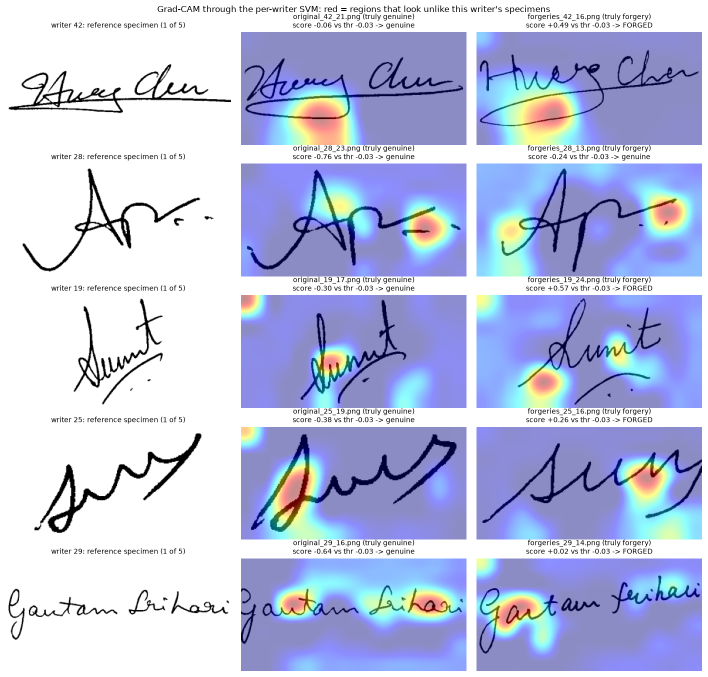
#> input picture runs/writerid_fold0/gradcam_verifier.png, 1415 x 1353 px (shown at 1/2 size)
$ python -i preprocess.py   (imports and definitions only)   (older library calls are emulated)
#> lines starting #> are read from the running program, lines starting #| are printed output that depends on the picture; after the words box and inside, x2 and y2 are one past the last pixel; in counts of white or black regions, pixels touching at a corner belong together
"""
Preprocessing for CEDAR signature forgery detection.

Two parts:
  1. canonicalise()  - removes scanner differences between the two classes.
     In CEDAR, genuine signatures are grayscale scans on grey paper (~240) with
     light ink, forgeries are RGB scans on white paper (~253) with dark ink.
     Left alone, a CNN learns "grey paper = genuine" instead of anything about
     the strokes. So we segment the ink with Otsu, drop specks, crop to the
     signature, paint the background pure white and level the ink intensities.
  2. The four-stage DIP pipeline from DIP_CaseStudy.ipynb
     (contrast stretch -> median -> high-boost -> Sobel), applied to the
     canonical image. Stages 2, 3 and 4 are stacked as the 3 input channels
     of the CNN.
"""
import cv2
import numpy as np

OUT_H, OUT_W = 192, 384          # signatures are ~2:1 wide


# ---------------------------------------------------------------- canonicalise

def ink_mask(gray, min_area=12):
    """Otsu threshold (ink = dark), then drop connected components smaller than min_area px."""
#> called with min_area = 12
    blur = cv2.GaussianBlur(gray, (3, 3), 0)
    _, mask = cv2.threshold(blur, 0, 255, cv2.THRESH_BINARY_INV + cv2.THRESH_OTSU)
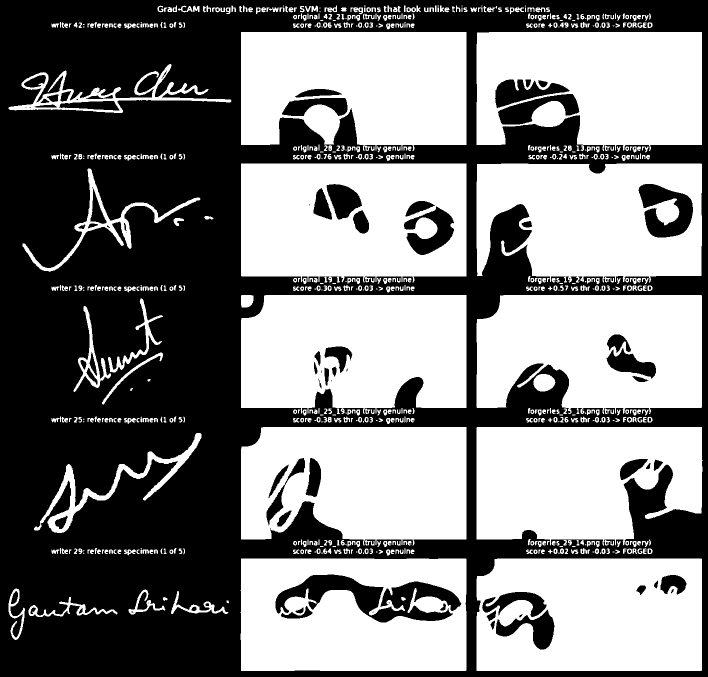
#> mask: shape (1353, 1415) (shown at 1/2 size); 50.1% white; 280 black regions (208 under 20 px), largest, box (x1, y1, x2, y2) and area: (0, 0, 1415, 1353) 879569, (551, 1149, 923, 1245) 15322, (1277, 368, 1386, 475) 6771
    n, labels, stats, _ = cv2.connectedComponentsWithStats(mask, connectivity=8)
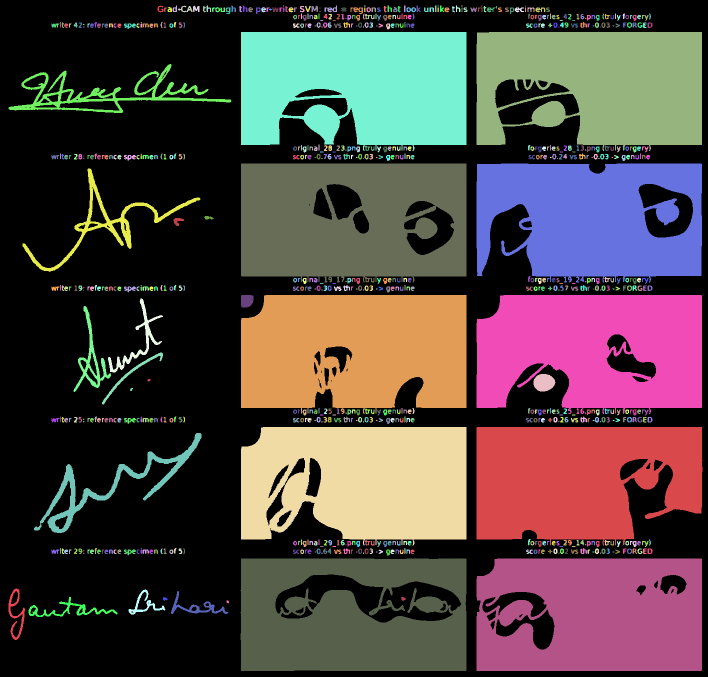
#> labels: shape (1353, 1415) int32 (shown at 1/2 size); 751 distinct labels, from 0 to 750; one colour per label, 0 black
#> n = 751; stats = 751 rows, first 6: [0, 0, 1415, 1353, 955633], [315, 11, 12, 14, 82], [345, 11, 9, 13, 71], [356, 11, 29, 14, 154], [386, 11, 13, 13, 115], [413, 11, 9, 13, 64]
    keep = np.zeros(n, bool)
    keep[1:] = stats[1:, cv2.CC_STAT_AREA] >= min_area
    return keep[labels]
#> returned value: shape (1353, 1415) bool; 50.1% white; 280 black regions (208 under 20 px), largest, box (x1, y1, x2, y2) and area: (0, 0, 1415, 1353) 879964, (551, 1149, 923, 1245) 15322, (1277, 368, 1386, 475) 6771


def canonicalise(gray, binarize=False, margin=8):
    """Return a white-background, cropped, ink-levelled grayscale image (not yet resized)."""
    mask = ink_mask(gray)
    if not mask.any():
        return np.full_like(gray, 255)

    ys, xs = np.where(mask)
    y0, y1 = max(ys.min() - margin, 0), min(ys.max() + margin + 1, gray.shape[0])
#> y0 = 3; y1 = 1350
    x0, x1 = max(xs.min() - margin, 0), min(xs.max() + margin + 1, gray.shape[1])
#> x0 = 9; x1 = 1413
    g, m = gray[y0:y1, x0:x1], mask[y0:y1, x0:x1]
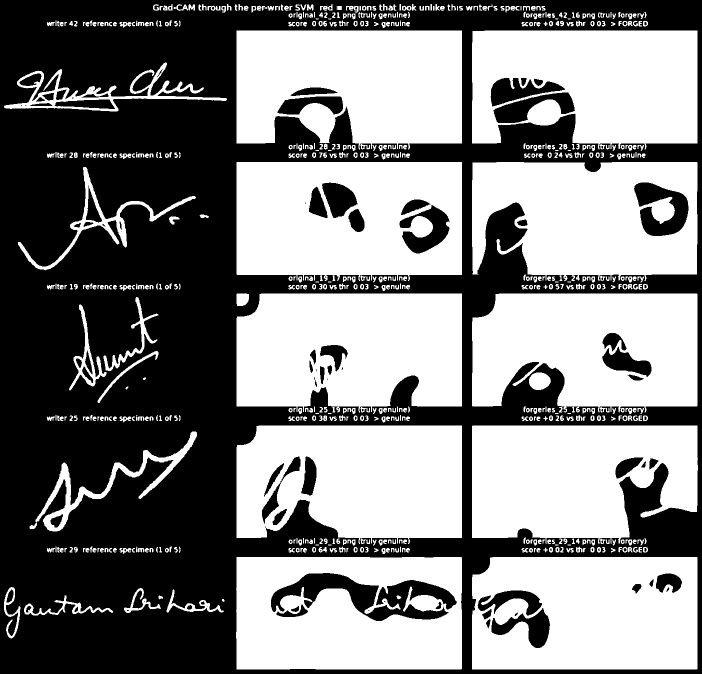
#> m: shape (1347, 1404) bool (shown at 1/2 size); 50.7% white; 280 black regions (208 under 20 px), largest, box (x1, y1, x2, y2) and area: (0, 0, 1404, 1347) 856657, (542, 1146, 914, 1242) 15322, (1268, 365, 1377, 472) 6771

    out = np.full(g.shape, 255, np.uint8)
    if binarize:
        out[m] = 0
    else:
        # Ink levelling: map this image's ink range [p2, p98] onto a fixed [0, 160],
        # so "how dark the pen/scanner was" is the same for every image.
        ink = g[m].astype(np.float64)
        lo, hi = np.percentile(ink, 2), np.percentile(ink, 98)
#> lo = 6; hi = 194
        scaled = (ink - lo) / max(hi - lo, 1.0) * 160.0
        out[m] = np.clip(scaled, 0, 160).astype(np.uint8)
    return out


def letterbox(img, h=OUT_H, w=OUT_W, fill=255):
    """Resize keeping aspect ratio, pad to (h, w) with white."""
#> called with h = 192, w = 384, fill = 255
    s = min(h / img.shape[0], w / img.shape[1])
#> s = 0.143
    nh, nw = max(int(round(img.shape[0] * s)), 1), max(int(round(img.shape[1] * s)), 1)
#> nh = 192; nw = 200
    r = cv2.resize(img, (nw, nh), interpolation=cv2.INTER_AREA)
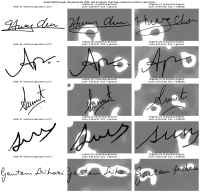
#> r: shape (192, 200); min 0, max 255, mean 184.2
    out = np.full((h, w), fill, np.uint8)
    y, x = (h - nh) // 2, (w - nw) // 2
#> y = 0; x = 92
    out[y:y + nh, x:x + nw] = r
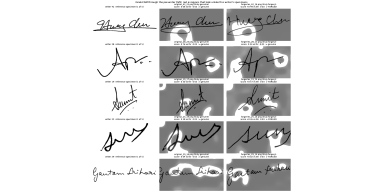
#> out: shape (192, 384); min 0, max 255, mean 218.1
    return out


# ------------------------------------------------- four-stage DIP pipeline
# (same functions as the notebook)

def contrast_stretching(img):
    """Linear stretch: maps [min, max] -> [0, 255]"""
    r_min, r_max = float(np.min(img)), float(np.max(img))
#> r_min = 0; r_max = 255
    if r_max == r_min:
        return img.copy()
    stretched = (img.astype(np.float64) - r_min) * (255.0 / (r_max - r_min))
    return np.uint8(np.clip(stretched, 0, 255))


def median_filter(img, ksize=3):
#> called with ksize = 3
    return cv2.medianBlur(img, ksize)
#> returned value: shape (192, 384)


def high_boost_filter(img, ksize=3, k=1.5):
    """High-boost = original + k * (original - blurred),  k >= 1"""
#> called with ksize = 3, k = 1.5
    blurred = cv2.blur(img, (ksize, ksize)).astype(np.float64)
    mask = img.astype(np.float64) - blurred
#> mask: shape (192, 384) float64
    boosted = img.astype(np.float64) + k * mask
    return np.uint8(np.clip(boosted, 0, 255))


def sobel_edge_detection(img, ksize=3):
#> called with ksize = 3
    gx = cv2.Sobel(img, cv2.CV_64F, 1, 0, ksize=ksize)
    gy = cv2.Sobel(img, cv2.CV_64F, 0, 1, ksize=ksize)
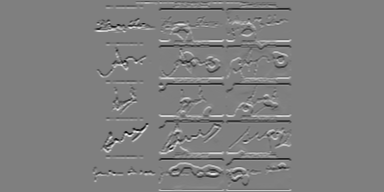
#> gy: shape (192, 384) float64; min -1016, max 1016, mean -0.7; drawn with min black and max white
    magnitude = np.sqrt(gx ** 2 + gy ** 2)
    return np.uint8(np.clip(magnitude, 0, 255))
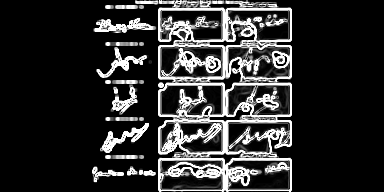
#> returned value: shape (192, 384); min 0, max 255, mean 46.2


def pipeline_stages(canon):
    s1 = contrast_stretching(canon)
    s2 = median_filter(s1, ksize=3)
    s3 = high_boost_filter(s2, ksize=3, k=1.5)
    s4 = sobel_edge_detection(s3, ksize=3)
    return s1, s2, s3, s4


def normalise_strokes(canon):
    """Skeletonise the ink and redraw it ~3 px wide: removes pen width / scan DPI,
    keeps only the trajectory (shape) of the signature."""
    from skimage.morphology import skeletonize
    skel = skeletonize(canon < 128).astype(np.uint8)
    ink = cv2.dilate(skel, cv2.getStructuringElement(cv2.MORPH_CROSS, (3, 3)))
    return np.where(ink > 0, 0, 255).astype(np.uint8)


def canonical_image(gray, binarize=False, raw=False, skel=False):
    """Scan -> (OUT_H, OUT_W) uint8 canonical signature (white background).

    raw=True skips canonicalise (used only to demonstrate the scanner shortcut).
    skel=True additionally normalises stroke width (implies binarize).
    """
    if raw:
        return letterbox(gray)
    canon = letterbox(canonicalise(gray, binarize or skel))
    return normalise_strokes(canon) if skel else canon


def stages_to_channels(canon):
    """Canonical image -> (3, H, W) uint8 CNN input: [median, high-boost, Sobel]."""
    _, s2, s3, s4 = pipeline_stages(canon)
    return np.stack([s2, s3, s4])


def to_channels(gray, binarize=False, raw=False):
    """Full preprocessing for one grayscale image -> (3, OUT_H, OUT_W) uint8."""
    return stages_to_channels(canonical_image(gray, binarize, raw))

>>> import cv2
>>> picture = cv2.imread('../../runs/writerid_fold0/gradcam_verifier.png', cv2.IMREAD_GRAYSCALE)
>>> result = to_channels(picture)
